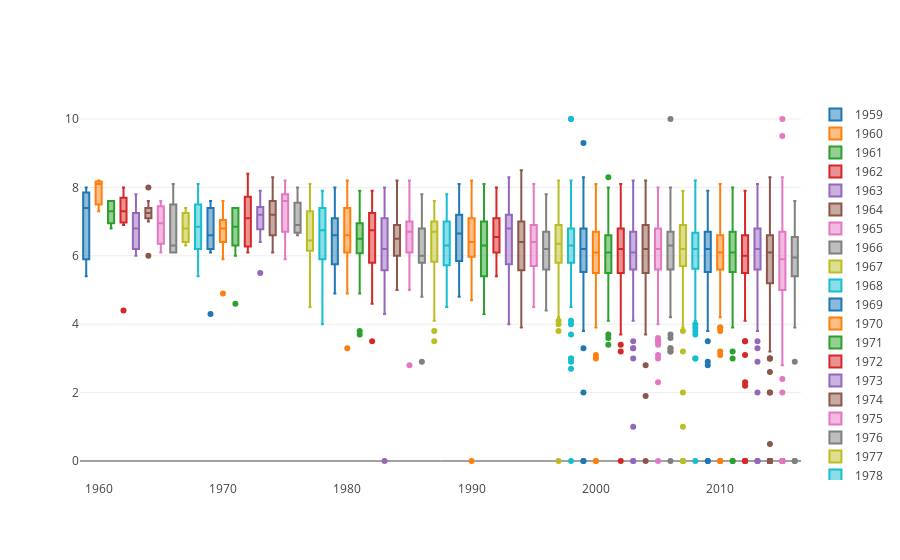

Notebook cell for this chart:
### Code cell
data = []

for year in years:
    data.append(
        go.Box(y=movies[movies.year==year].vote_average, 
               name=year)
    )
iplot(data, show_link = False)

### Figure 1 — Plotly figure (JSON) as saved in the notebook; plotly's stock layout.template omitted (floating-point values rounded to 4 significant figures; data arrays with more than 128 entries replaced by an {"elided": "..."} marker saying what was removed)
{"data": [{"name": "1959", "type": "box", "uid": "ff3f7e03-8625-43f6-a29e-35f470a9b924", "y": [5.4, 7.4, 8]}, {"name": "1960", "type": "box", "uid": "2870d768-b192-41ab-9aea-212305284de0", "y": [8.2, 8.1, 7.3]}, {"name": "1961", "type": "box", "uid": "d141c8cd-2f43-4ddc-9c42-fd225aaf3eb4", "y": [7, 6.8, 7.6, 7.3, 7.6]}, {"name": "1962", "type": "box", "uid": "d7d869bb-f479-4eb4-9479-5527b52ba1a2", "y": [7.3, 7.8, 7.2, 7.4, 8, 6.9, 4.4]}, {"name": "1963", "type": "box", "uid": "f007a119-be64-496f-a61a-61139a75b193", "y": [6.7, 6.3, 7, 7.8, 6, 7.5, 6.9, 6.1]}, {"name": "1964", "type": "box", "uid": "564c378e-6e0c-4b06-aac8-4d0a3dca040e", "y": [6, 7.4, 7.4, 7.2, 7.2, 8, 7.3, 7, 7.6, 7.1]}, {"name": "1965", "type": "box", "uid": "238ca684-b8ad-48da-b911-b37c6a56e2b7", "y": [6.5, 7.4, 6.5, 7.4, 6.2, 6.1, 7.6, 7.5]}, {"name": "1966", "type": "box", "uid": "8f4bdd31-a090-4b2c-8271-2e81337c0a29", "y": [7.5, 6.2, 6.4, 6.1, 6.1, 8.1]}, {"name": "1967", "type": "box", "uid": "08094c65-2c9b-4cc3-bfe4-8e40f6bdecf7", "y": [6.5, 7.4, 7.1, 6.3]}, {"name": "1968", "type": "box", "uid": "a8f0a3e8-045d-45b5-945e-ff77f61bd211", "y": [6.2, 7.9, 7, 5.7, 8.1, 7.5, 7.5, 6.7, 5.4, 6.6]}, {"name": "1969", "type": "box", "uid": "d4af5aac-efc8-4f10-8aa3-bc641ab55471", "y": [6.2, 6.5, 7.3, 6.5, 7.4, 7.6, 6.1, 7.4, 6.7, 4.3]}, {"name": "1970", "type": "box", "uid": "02d354c8-3027-49a9-bbbd-a4f5fc9c14db", "y": [6.9, 7, 4.9, 6.7, 7.3, 5.9, 6.9, 6.2, 6.7, 6.6, 7.6, 7.1]}, {"name": "1971", "type": "box", "uid": "decca7e7-ad5e-4a18-8a01-2d0f8d07cc80", "y": [7.4, 7.4, 6.3, 7, 7.4, 6.3, 6.7, 4.6, 7.3, 6]}, {"name": "1972", "type": "box", "uid": "def2e4fb-6dfa-4534-860a-20b03ecfee96", "y": [7.7, 8.4, 7.1, 7.1, 6.6, 6.1, 6.3, 7.8, 6.2]}, {"name": "1973", "type": "box", "uid": "cb7ebbbc-2d87-400e-91d8-f095525850f8", "y": [7.2, 7.5, 6.4, 7.9, 7.4, 7.2, 7, 5.5, 6.9]}, {"name": "1974", "type": "box", "uid": "d441d2c5-ed86-48fd-96e3-7748b70c772f", "y": [8.3, 7.2, 6.3, 6.9, 7.7, 7.2, 7.5, 6.1]}, {"name": "1975", "type": "box", "uid": "6fc907f8-80e2-476b-ae9e-aebd5ef91cf9", "y": [7.5, 7.7, 6.7, 8.2, 7.8, 5.9]}, {"name": "1976", "type": "box", "uid": "a04c9af3-c623-4f1d-8e05-8245a9b9bdce", "y": [6.9, 7.2, 6.6, 6.6, 6.7, 7.7, 6.7, 7.5, 8]}, {"name": "1977", "type": "box", "uid": "cc01726e-fd7b-401a-851b-3696e59b95c6", "y": [6.9, 7.4, 7.2, 5, 6.6, 4.5, 6.1, 8.1, 6.2, 6.3, 6.4, 7.8, 6.5, 6.4, 5.7, 7.5]}, {"name": "1978", "type": "box", "uid": "353d51e3-94f3-4d97-9fa2-cb5e29713775", "y": [6.9, 5.9, 5.9, 7.4, 7.8, 5.8, 6.6, 6.4, 4, 7.2, 6.4, 7, 7.6, 7.9]}, {"name": "1979", "type": "box", "uid": "707fcbdc-c50c-46cb-9f2a-da2b9d5c5608", "y": [7.3, 6.2, 5.6, 8, 5.9, 6.1, 5.1, 5.4, 7.9, 6.8, 7, 7.2, 6.6, 7, 6.6, 4.9]}, {"name": "1980", "type": "box", "uid": "81e03075-e38d-4adc-a64c-0ee3b6d82337", "y": [6.5, 6.4, 5.2, 6.1, 7.5, 8.2, 4.9, 8.1, 6.4, 7.7, 6, 7.2, 6.6, 6.8, 7.4, 6.6, 3.3, 7.2, 7.9, 6.5, 5.8, 7.1]}, {"name": "1981", "type": "box", "uid": "1f782167-9bf4-46ae-83f7-75d7c465814f", "y": [6.5, 7.4, 7.1, 6.3, 7.7, 4.9, 3.7, 7.3, 6.5, 5.6, 7.1, 6.6, 6.4, 7.9, 6.8, 6.5, 6.5, 3.8, 6, 6.2, 5.6, 6.3, 6.9, 6.8, 6.5, 6.4, 6.1, 7.3, 6, 6.4, 6.6, 7.3, 5]}, {"name": "1982", "type": "box", "uid": "dbdec78f-1b74-4a5e-a5b5-e52492d6125c", "y": [6.6, 6.7, 7.2, 7.8, 7, 7.9, 7.4, 5.5, 5.9, 3.5, 7.4, 6.9, 6, 7.3, 7.3, 6.8, 6.9, 6, 4.6, 7, 6.2, 5, 5.7, 5]}, {"name": "1983", "type": "box", "uid": "e8c4c5ac-b7d9-4701-92e2-067fc3f5a3df", "y": [5.3, 5.8, 5.8, 7.9, 6.2, 7.3, 8, 7.1, 7, 6.2, 6.2, 6.9, 6.9, 7.1, 4.3, 6.1, 4.5, 7.1, 5.5, 7.4, 0, 4.6, 6]}, {"name": "1984", "type": "box", "uid": "be933657-5223-4e30-a925-08a9ed7abcb9", "y": [6.4, 6.6, 6.5, 6.9, 7.2, 8.2, 7.1, 6.9, 7, 5, 6.4, 6.5, 6.4, 7.8, 5.8, 6.8, 5.9, 6.9, 6.4, 5.7, 6.1, 5.8, 7.3, 6.5, 5.9, 6.7, 5.3, 6.3]}, {"name": "1985", "type": "box", "uid": "949e4f46-3240-4199-9e4b-7b663b6bdbfb", "y": [6.3, 7, 6, 6.7, 7.1, 6.2, 6.8, 8, 6.7, 6.9, 5, 7.7, 7.5, 7, 5.9, 6.4, 6.4, 5.3, 7, 7.3, 8.2, 5.7, 6.9, 7, 5.1, 6.3, 2.8, 6.6]}, {"name": "1986", "type": "box", "uid": "1d6b54ef-cacb-45f2-8cdd-15cd7820554e", "y": [5.8, 6.6, 5.1, 7.1, 6.9, 5.9, 5.8, 5.9, 7.7, 2.9, 6.8, 6.7, 4.8, 5.6, 5.5, 6.7, 6.3, 7.8, 7.5, 5.8, 5.9, 7, 5.7, 5.9, 6.7, 6.1]}, {"name": "1987", "type": "box", "uid": "09f63d8e-18b5-4941-ac5f-8e8da390931f", "y": [6.2, 4.2, 6.4, 6.9, 7.6, 7.4, 3.5, 6.7, 6.1, 7.3, 4.1, 7, 7, 5.8, 7.6, 6.6, 7.1, 6.8, 6.8, 6.8, 6.5, 5.1, 5.9, 7.6, 3.8, 7.1, 6.7, 6.8, 6.9, 4.9, 5.7]}, {"name": "1988", "type": "box", "uid": "7897887f-1b3f-41a6-9214-ba428a593c17", "y": [5.7, 6.7, 7.2, 7.5, 7.6, 4.7, 7, 6.9, 5.3, 5.7, 7.1, 5.5, 5.8, 6.6, 7, 4.5, 6.3, 7.8, 4.9, 7, 6.2, 5.9, 5.9, 6.3, 7.1, 6.7, 6.7, 6.3, 6, 5.3, 6.6]}, {"name": "1989", "type": "box", "uid": "0c63aade-e3c5-42e2-a5ae-7eeb67bf066e", "y": [7.1, 6.1, 7.6, 5.9, 7.4, 7, 5.6, 6.2, 7.4, 5.6, 6.7, 5.6, 8.1, 7.3, 6.2, 6.7, 6.4, 6.6, 6.7, 6.3, 7.4, 5.9, 7, 5.8, 5.5, 5.2, 7.6, 4.8, 6.7, 5.3, 6.7, 7.4]}, {"name": "1990", "type": "box", "uid": "b509591f-ecc1-4844-89b8-3a3628195a09", "y": [7.1, 6.6, 5.9, 7.1, 6.2, 6.2, 5.9, 7.1, 5.9, 6.2, 7.2, 5.8, 6.3, 8.2, 6.9, 7.5, 6.5, 7.6, 7.1, 7, 5.8, 6.3, 6.6, 6, 6.1, 4.7, 7, 0, 6.4]}, {"name": "1991", "type": "box", "uid": "8f8d6e8a-0809-4367-9087-3f267b6e8a8c", "y": [7.7, 6.6, 5.4, 6.6, 7.5, 6.7, 7, 5.7, 6.7, 5.9, 6.7, 5.8, 5.7, 7.2, 6.6, 6.1, 8.1, 5.9, 7, 5.3, 6.5, 5.1, 5.7, 7.4, 4.6, 5.1, 4.7, 7.1, 4.7, 4.3]}, {"name": "1992", "type": "box", "uid": "2813955f-6eee-47b2-8313-99fa349df5d6", "y": [6.6, 6.3, 6.2, 6.3, 5.4, 6.7, 7.1, 7.1, 5.8, 5.7, 6.4, 7.2, 6.1, 6.6, 7.1, 7.4, 6.1, 6.3, 6.5, 7.7, 7.5, 7.2, 5.7, 7.3, 5.9, 7.3, 6.4, 5.4, 6.9, 5.7, 5.7, 6.9, 8, 6.6]}, {"name": "1993", "type": "box", "uid": "033d61f4-8113-44ff-bbce-4c1422e6ad12", "y": [6.1, 6.1, 7.6, 6.3, 7.2, 6.6, 4, 7.7, 7, 6.7, 6.4, 7, 8.3, 7.4, 6.6, 6.8, 6.8, 4.2, 5.1, 5.6, 7.6, 6.9, 7.5, 5.5, 7.4, 6.8, 6.9, 5.7, 4.5, 7.5, 7.5, 7.5, 5.7, 7.2, 7.1, 7.1, 7.4, 6.2, 6.9, 7.2, 4.2, 5.2, 5.9, 5.5, 6.1, 6.1, 5.6]}, {"name": "1994", "type": "box", "uid": "6e57e059-81fb-42fe-aff4-531c13f1498c", "y": [6.8, 8, 6, 6.5, 6.4, 8.2, 5.9, 7.2, 5.5, 4.5, 5.8, 5, 6.4, 5.5, 6.1, 5.4, 5.4, 5.9, 7.1, 7.3, 6.4, 4.1, 6.8, 7.2, 6.3, 5.5, 4.5, 8.5, 6.2, 6.3, 7, 4.5, 6.2, 6.6, 7.3, 6.5, 7, 6.7, 6.4, 6.4, 8.5, 6, 5.2, 4.1, 6, 8.3, 6.4, 3.9, 5.4, 7, 6.6, 7.2, 6.5, 7.7, 7.4]}, {"name": "1995", "type": "box", "uid": "9f32c88a-dfa0-4e1f-a00f-3e708c58a6a3", "y": [5.9, 5.2, 5.7, 6.9, 5.9, 7.7, 5.4, 7.3, 6.5, 6.6, 5.6, 6.7, 6, 7, 7.8, 5, 6.3, 6, 5.5, 5.2, 5.9, 7.1, 4.9, 5.7, 6.2, 5.5, 6.7, 6.3, 6.9, 6.4, 7.7, 6.1, 8.1, 6, 5.4, 6.5, 5.5, 6.5, 7.3, 5.6, 5.4, 6.4, 6.7, 6.3, 7.2, 6.7, 4.5, 5.2, 6.9, 6.7, 7.3, 6.6, 6.9, 6.5, 6.8, 6.8, 8.1, 5.4, 5, 7.1, 4.8, 6.5, 7, 7.7, 6.8, 6.9, 6.4, 5.7, 6.3, 6]}, {"name": "1996", "type": "box", "uid": "8d245749-027b-4d93-8583-ffd91c734db5", "y": [5.6, 6.8, 6.1, 6.7, 6.5, 6.1, 5.8, 6.7, 6.9, 6.4, 5.7, 6.5, 5.5, 5.9, 6.4, 5.4, 5.8, 5.9, 6.4, 5.3, 5.7, 6.7, 4.4, 5.6, 5.7, 5.7, 7, 6.2, 5.9, 4.7, 5.5, 4.7, 7.3, 5.5, 6.5, 7, 4.6, 6, 5.5, 5.7, 6.3, 6.2, 7, 6.2, 5.4, 6.5, 5.2, 5.5, 5.3, 6.7, 5, 5.2, 6.7, 5.3, 6.6, 6.3, 5.8, 6.9, 6.5, 7, 6.1, 4.9, 7.3, 6.3, 5, 6.7, 5.5, 5.7, 4.8, 7.3, 6.5, 5.7, 6.5, 6.9, 5.7, 4.6, 6.3, 7.3, 6.9, 6.8, 5.6, 7.4, 6.9, 7.3, 5.7, 7.8, 5.7, 6.6, 6.5, 7, 6.8, 7, 6.7, 6.6, 6.1, 5.8, 6.8]}, {"name": "1997", "type": "box", "uid": "a425ffc9-be07-433e-9350-bd6eb6fe60d8", "y": [7.5, 4.2, 5.7, 6, 4.1, 6.7, 7.1, 7.3, 6.9, 7.2, 5.9, 5.2, 5.9, 6.2, 6.8, 6.5, 5.3, 6.5, 6.7, 6.1, 6.2, 7, 6.1, 5.9, 5.8, 6.5, 7.2, 5.4, 5.2, 7.4, 7.2, 6.4, 6, 7.5, 5.8, 5.9, 6.3, 6.4, 4.7, 4, 5, 6.7, 6.8, 5.8, 6.6, 7.5, 7.7, 6.3, 7.4, 6.3, 4.7, 6.6, 7.1, 3.8, 5.8, 5.5, 6.8, 6.2, 6, 6.3, 5.9, 4.7, 6.1, 7, 6.5, 7.3, 8.2, 6.5, 6.9, 5.6, 4.3, 6.7, 6.6, 6.9, 7.5, 6.2, 7.3, 5.3, 6.1, 7.9, 8.1, 6.4, 5.3, 6.7, 6.6, 6.3, 6.1, 6.1, 6.8, 7.7, 6.9, 7, 6.7, 6.8, 5.3, 5.4, 6.5, 5.6, 6.3, 5.4, 6.2, 7.7, 0, 4.8, 6.3, 6.7, 6.9, 4.8, 7.8, 6, 6.8, 7.4]}, {"name": "1998", "type": "box", "uid": "4dd344cb-aaff-45b7-be11-9530328fc54a", "y": {"elided": "133 float values"}}, {"name": "1999", "type": "box", "uid": "3a206db9-d347-4df9-812f-80c7466dbee8", "y": {"elided": "171 float values"}}, {"name": "2000", "type": "box", "uid": "f2a80fec-4278-4a32-9eb2-0aa49a451ebb", "y": {"elided": "166 float values"}}, {"name": "2001", "type": "box", "uid": "cdebc825-d091-435e-b1e7-0f0791523315", "y": {"elided": "183 float values"}}, {"name": "2002", "type": "box", "uid": "0a7e6771-d72d-4e1d-b0c0-06d70599c507", "y": {"elided": "203 float values"}}, {"name": "2003", "type": "box", "uid": "69040f0f-1934-43d8-9c57-192de319fe72", "y": {"elided": "169 float values"}}, {"name": "2004", "type": "box", "uid": "f4cf407c-4ca4-40d1-8aea-b0cfe6eab700", "y": {"elided": "204 float values"}}, {"name": "2005", "type": "box", "uid": "66dc5afe-4a8e-4cdd-826c-c67e0a989592", "y": {"elided": "217 float values"}}, {"name": "2006", "type": "box", "uid": "ca0c76e8-048c-4924-b30b-d496cb6bec5f", "y": {"elided": "237 float values"}}, {"name": "2007", "type": "box", "uid": "685ccab8-7603-4c8a-be5b-6d0e44dab786", "y": {"elided": "195 float values"}}, {"name": "2008", "type": "box", "uid": "20a0df2e-e6b5-4293-bcef-c9b29173538a", "y": {"elided": "227 float values"}}, {"name": "2009", "type": "box", "uid": "3efc0ccd-9a23-43b7-9559-4d1cdf4ea3bf", "y": {"elided": "247 float values"}}, {"name": "2010", "type": "box", "uid": "88c75399-314a-4adb-95af-5fa5bf63a696", "y": {"elided": "225 float values"}}, {"name": "2011", "type": "box", "uid": "c1ffafb5-3052-490d-b74a-5f4d535cd9aa", "y": {"elided": "223 float values"}}, {"name": "2012", "type": "box", "uid": "27432883-c937-4865-81b1-359262bf7a7a", "y": {"elided": "208 float values"}}, {"name": "2013", "type": "box", "uid": "00ecd2f9-554b-451a-992c-204de5c5da67", "y": {"elided": "231 float values"}}, {"name": "2014", "type": "box", "uid": "6cbc75ab-680a-40c0-adc9-7a23e7f1015a", "y": {"elided": "238 float values"}}, {"name": "2015", "type": "box", "uid": "7a6a38a0-237c-4395-8406-78d17eb56b5c", "y": {"elided": "216 float values"}}, {"name": "2016", "type": "box", "uid": "8ecc1b01-2fce-4b7b-a0e1-87cb7c7889e3", "y": [5.7, 7.1, 6.6, 5.5, 6.4, 5.9, 6.7, 4.9, 6.5, 6.5, 6.3, 5.3, 6.7, 5.3, 6, 5.9, 6, 5.8, 5.9, 5.3, 6.7, 5.9, 5.9, 6.3, 5.8, 6, 7.4, 6.2, 7, 6.6, 4.7, 6.6, 7, 6.1, 5.6, 5.9, 5.6, 5.7, 5.6, 5.5, 6.6, 5.5, 6.5, 7.2, 5.4, 6, 5.7, 7.6, 6.3, 5.7, 7.1, 5.6, 6.1, 3.9, 6.8, 5.5, 6.2, 5.3, 4.5, 6.4, 6, 6.7, 6.2, 5.8, 5.7, 5.3, 6.1, 5.8, 6.2, 4.8, 7.2, 7.5, 7, 4.1, 6.4, 6.8, 6.8, 6.3, 7.1, 4.3, 5.2, 6.7, 4.7, 7.3, 4.5, 6.3, 2.9, 0, 5.2, 4.8, 0, 4.4, 4.5, 7.5, 5.3, 5.7, 7.5, 5.4, 5.2, 6, 5.2, 6, 5.5, 6.5]}], "layout": {}}
